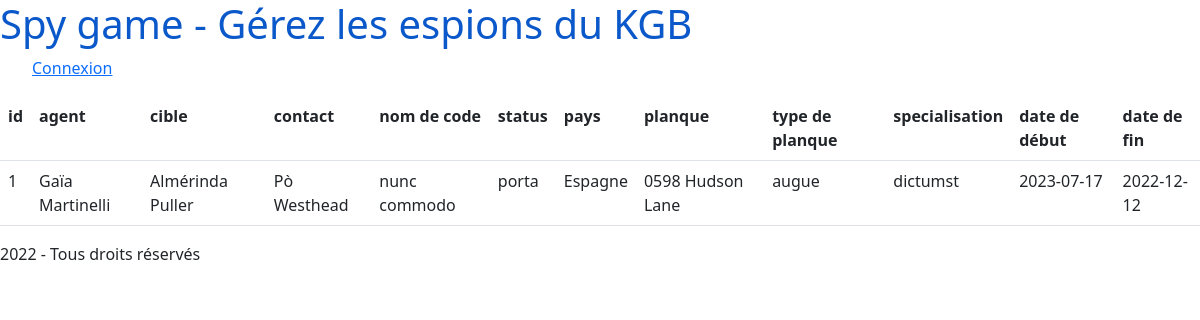
The page /index.php?action=mission&id=1 on the database its author committed.
### tables this page shows
CREATE TABLE mission
(
    id_mission INT UNSIGNED AUTO_INCREMENT PRIMARY KEY,
    agent INT UNSIGNED NOT NULL,
    target INT UNSIGNED NOT NULL,
    contact INT UNSIGNED NOT NULL,
    code_name VARCHAR(50) NOT NULL,
    status VARCHAR(50) NOT NULL,
    country INT UNSIGNED NOT NULL,
    hideout INT UNSIGNED,
    specialisation INT UNSIGNED,
    start_date DATE NOT NULL,
    end_date DATE,
    CONSTRAINT fk_mission_agent
        FOREIGN KEY (agent) REFERENCES agent(id_agent)
            ON UPDATE CASCADE
            ON DELETE CASCADE,
    CONSTRAINT fk_mission_target
        FOREIGN KEY (target) REFERENCES target(id_target)
            ON UPDATE CASCADE
            ON DELETE CASCADE,
    CONSTRAINT fk_mission_contact
        FOREIGN KEY (contact) REFERENCES contact(id_contact)
            ON UPDATE CASCADE
            ON DELETE CASCADE,
    CONSTRAINT fk_mission_country
        FOREIGN KEY (country) REFERENCES country(id_country)
            ON UPDATE CASCADE
            ON DELETE CASCADE,
    CONSTRAINT fk_mission_hideout
        FOREIGN KEY (hideout) REFERENCES hideout(id_hideout)
            ON UPDATE CASCADE,
    CONSTRAINT fk_mission_specialisation
        FOREIGN KEY (specialisation) REFERENCES specialisation(id_specialisation)
            ON UPDATE CASCADE
            ON DELETE CASCADE
);

CREATE TABLE country
(
    id_country INT UNSIGNED AUTO_INCREMENT PRIMARY KEY,
    name VARCHAR(50) NOT NULL
);

CREATE TABLE hideout
(
    id_hideout INT UNSIGNED AUTO_INCREMENT PRIMARY KEY,
    address VARCHAR(200),
    country INT UNSIGNED NOT NULL,
    type VARCHAR(50),
    CONSTRAINT fk_hideout_country
        FOREIGN KEY (country) REFERENCES country(id_country)
            ON UPDATE CASCADE
            ON DELETE CASCADE
);

CREATE TABLE specialisation
(
    id_specialisation INT UNSIGNED AUTO_INCREMENT PRIMARY KEY,
    title   VARCHAR(50) NOT NULL,
    description VARCHAR(200)
);

### src/controller/front/missionDetail.php (called while the page is built, shortened)
<?php
require_once('src/model/DatabaseConnection.php');
$Database = New DatabaseConnection();
$sql = MISSION_DETAIL_SQL . $identifier;
$data = $Database->select($sql);
require_once('src/templates/front/missionDetail.php');

### src/model/DatabaseConnection.php (called while the page is built, shortened)
<?php
class DatabaseConnection
{
    private $pdo;
    public function __construct() {
         try {
             $this->pdo = new PDO(
                 'mysql:host=localhost;dbname=spy_database;charset=utf8',
                 'root',
                 '',
                 [PDO::ATTR_ERRMODE => PDO::ERRMODE_EXCEPTION,
                  PDO::ATTR_DEFAULT_FETCH_MODE => PDO::FETCH_ASSOC]
             );
         } catch (PDOException $e) {
             exit('Erreur : ' . $e->getMessage());
         }
     }
     function select ($sql, $cond=null) {
        try {
            $this->stmt = $this->pdo->prepare($sql);
            $this->stmt->execute($cond);
            return $this->stmt->fetchAll();
        } catch (PDOException $e) {
            $this->error = $e->getMessage();
            return false;
        }
     }
}

### src/templates/front/missionDetail.php (the view, shortened to what this page needs)
    <article>
        <div>
            <table class="table">
                <tr>
                    <?php
                    if (isset($data)) {
                        foreach ($data[0] as $propertyName => $value): ?>
                            <th><?php echo($propertyName) ?></th>
                        <?php
                        endforeach;
                    }
                    ?>
                </tr>
                <?php foreach($data as $item): ?>
                    <tr>
                        <?php foreach ($item as $value): ?>
                            <td><?php echo($value) ?></td>
                        <?php endforeach; ?>
                    </tr>
                <?php endforeach; ?>
            </table>
        </div>
    </article>
<?php
require_once ('src/templates/layout.php');

### rows shown on the page
mission: id_mission "1", value "Gaïa Martinelli", value "Almérinda Puller", value "Pò Westhead", code_name "nunc commodo", status "porta", country.name "Espagne", hideout.address "0598 Hudson Lane", hideout.type "augue", specialisation.title "dictumst", start_date "2023-07-17", end_date "2022-12-12"

### other values the page prints
$propertyName "id"
$propertyName "agent"
$propertyName "cible"
$propertyName "contact"
$propertyName "nom de code"
$propertyName "status"
$propertyName "pays"
$propertyName "planque"
$propertyName "type de planque"
$propertyName "specialisation"
$propertyName "date de début"
$propertyName "date de fin"
